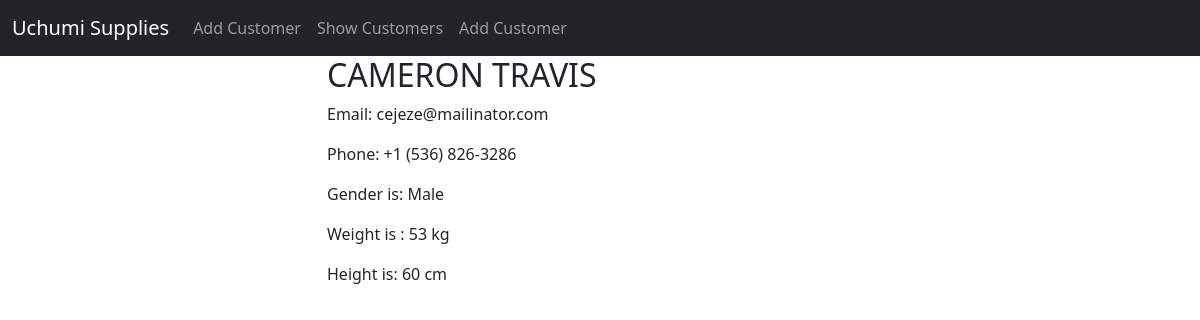
Screenshot of /details/41 (signed in) with the database file from the repository.
### maain_app/models.py (models this page shows)
class Customer(models.Model):
    id = models.AutoField(primary_key=True)
    names = models.CharField(max_length=60)
    email = models.EmailField(max_length=60, unique=True)
    phone = models.CharField(max_length=20, unique=True, null=True, blank=True)
    password = models.CharField(max_length=200)
    weight = models.IntegerField(default=0)
    height = models.IntegerField(default=0)
    gender = models.CharField(max_length=10, default="Male")
    dob = models.DateField(default="1990-01-01")
    pic = models.ImageField(upload_to='images/', null=True, blank=True)
    class Meta:
        db_table = 'customers'

### maain_app/views.py (the view)
# urls.py: path('details/<int:id>', views.details, name='details-page'),
@login_required
def details(request, id):
    user = Customer.objects.get(id=id)
    return render(request, 'details.html', {'user': user})

### templates/details.html (shortened to what this page needs)
{% extends 'master.html' %}
{% block content %}
	<div class="container">
        <div class="row justify-content-center">
             <div class="col-sm-6">
                 <h2>{{ user.names | upper }}</h2>
                 <p>Email: {{ user.email | lower }}</p>
                 <p>Phone: {{ user.phone }}</p>
                 <p>Gender is: {{ user.gender | capfirst }}</p>
                 <p>Weight is : {{ user.weight }} kg</p>
                 <p>Height is: {{ user.height }} cm</p>
             </div>
        </div>
    </div>
{% endblock %}

### rows the page displays
Customer: names "CAMERON TRAVIS", email "cejeze@mailinator.com", phone "+1 (536) 826-3286", gender "Male", weight "53", height "60"
